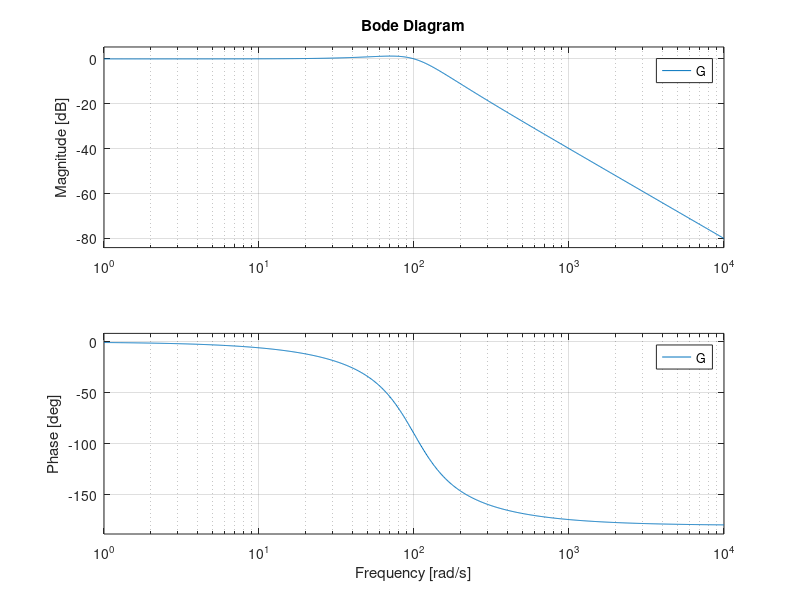

This chart was generated by the following MATLAB code:
function optproj4
clearvars; close all; clc;
%source used: 
% https://www.youtube.com/watch?v=JkHn7KByXHs&ab_channel=Theelectricalengineeringstudent
wo = 100;
l =.5;
G = tf(wo^2, [1 2*wo*l wo^2])
bode(G)
%nyquist(G);

end